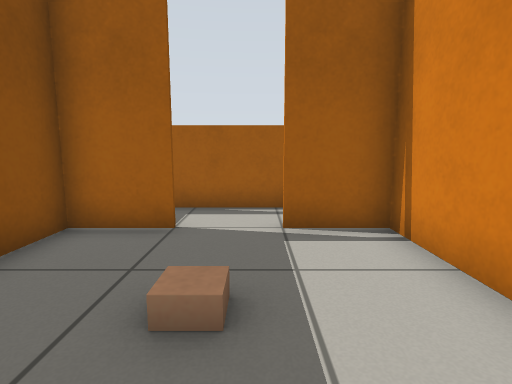
view 1 (above)

15 first-person views from a walk through a robot-simulator world made for Gazebo. The camera is 0.72 m above the floor, tilts 8° down and sees 80° across. The floor is counted in squares, 0.5 m on a side. Each view is taken from the middle of a square. On the plan, view 1 faces up. The plan holds only what a view shows up to about 14 squares ahead; the rest is blank.

view 2
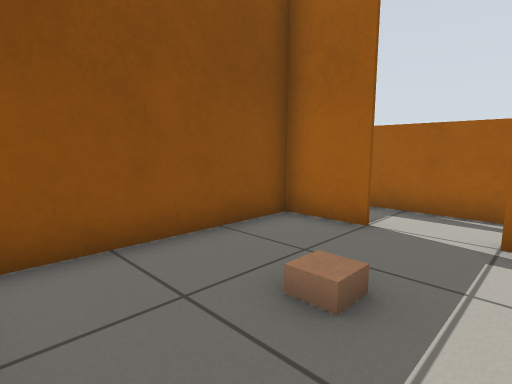

view 3
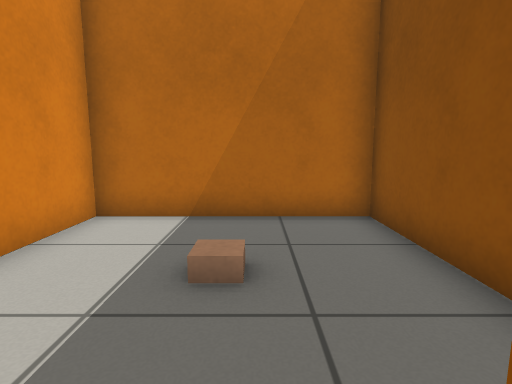

view 4
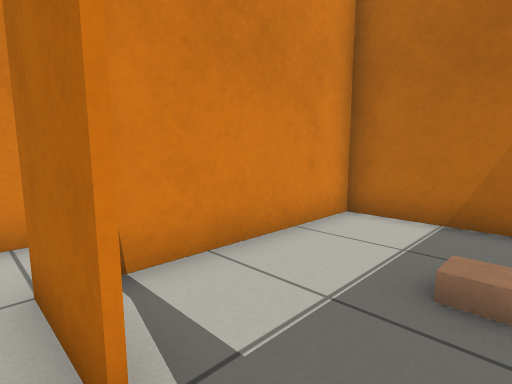

view 5
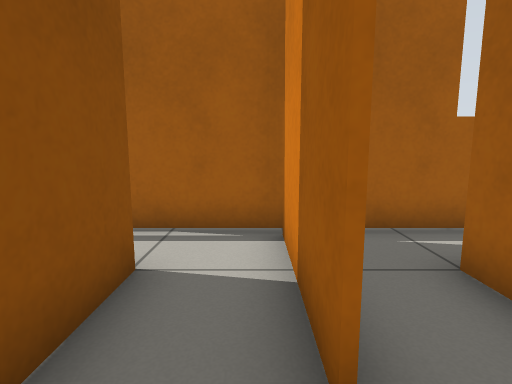

view 6
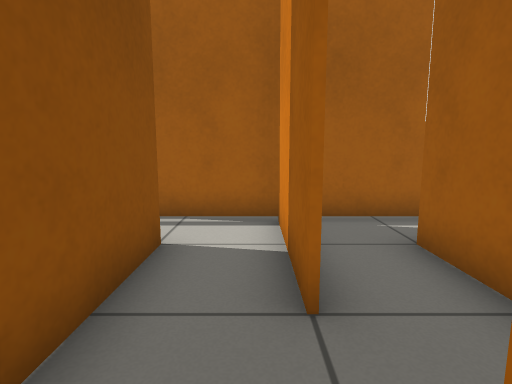

view 7
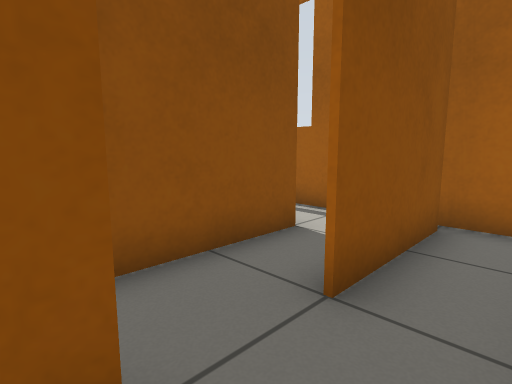

view 8
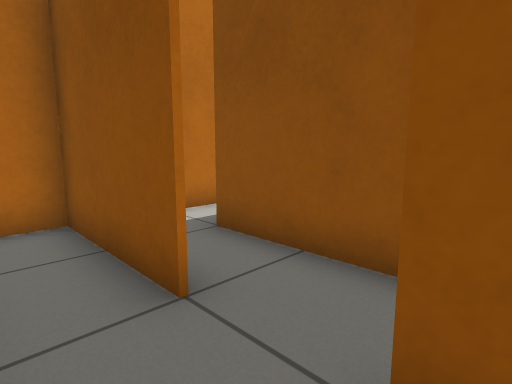

view 9
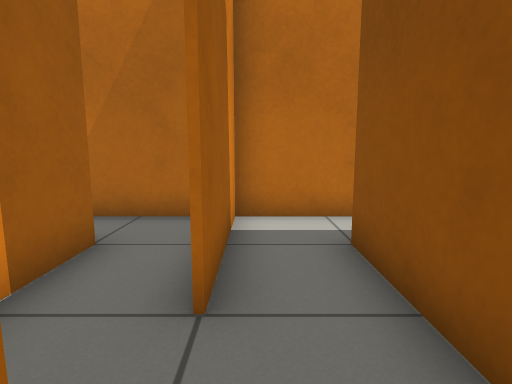

view 10
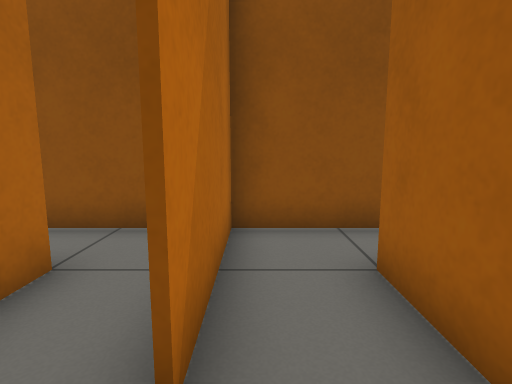

view 11
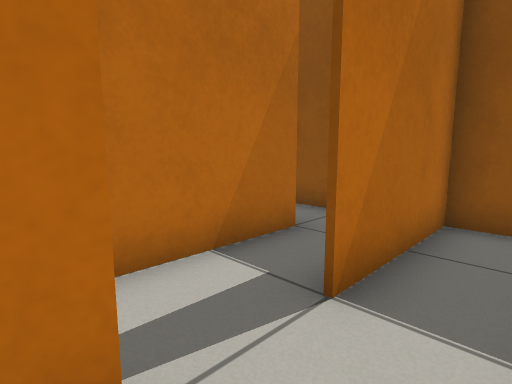

view 12
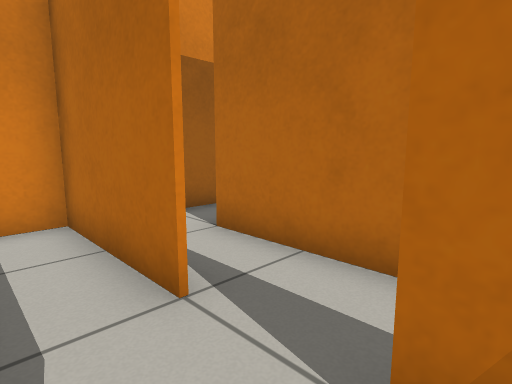

view 13
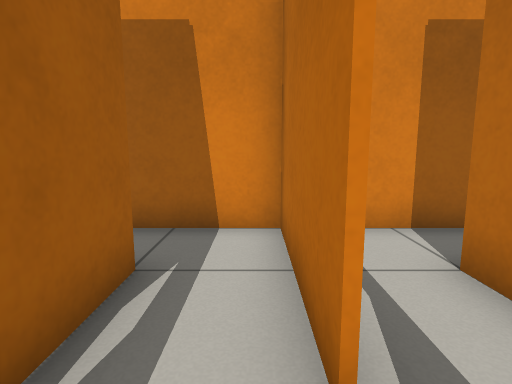

view 14
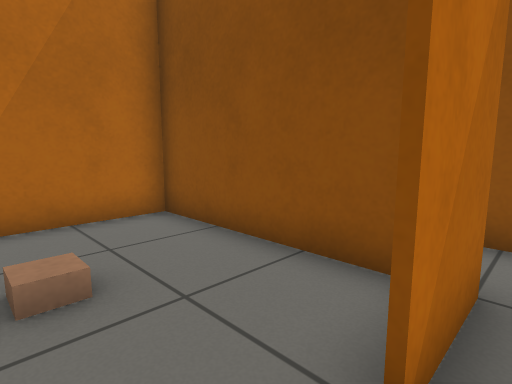

view 15
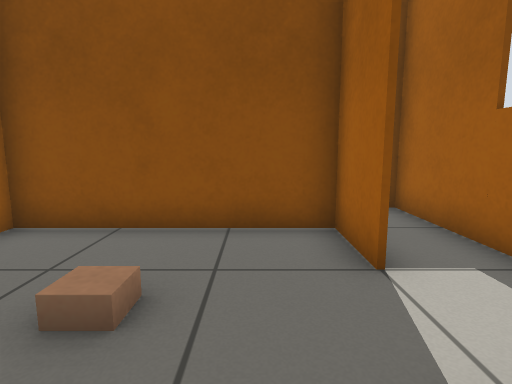

### Floor plan
Key: @ floor where view 1 was taken; # wall or solid block; . floor; W window; B beige box.
Columns run from 5 left of view 1 to 15 right of it. Each row starts with its distance up from view 1.
  7 ###WWWW######WWWW
  6 #.........#..
  5 #.##..###.#.#
  4   #.....#.#.#
  3   #.B...#...
  2   #.....#...
  1   #.....#.#.#
  0   #..@.##.#.##  ##..#
 -1   ######..#.........#
 -2       ....#.........#
 -3       ########..#####
 -4           #.........#
 -5           #.######..#
 -6           #        .#

Positions as (right, up) in squares from view 1, and headings:
1: (0, 0), facing up
2: (1, 0), facing up-left
3: (-1, 6), facing down
4: (-1, 6), facing down-right
5: (4, 2), facing up
6: (4, 1), facing up
7: (6, 1), facing up-left
8: (6, 4), facing down-left
9: (4, 4), facing down
10: (10, -2), facing left
11: (11, -1), facing down-left
12: (8, -1), facing down-right
13: (9, -2), facing right
14: (0, 6), facing down-left
15: (2, 4), facing left
